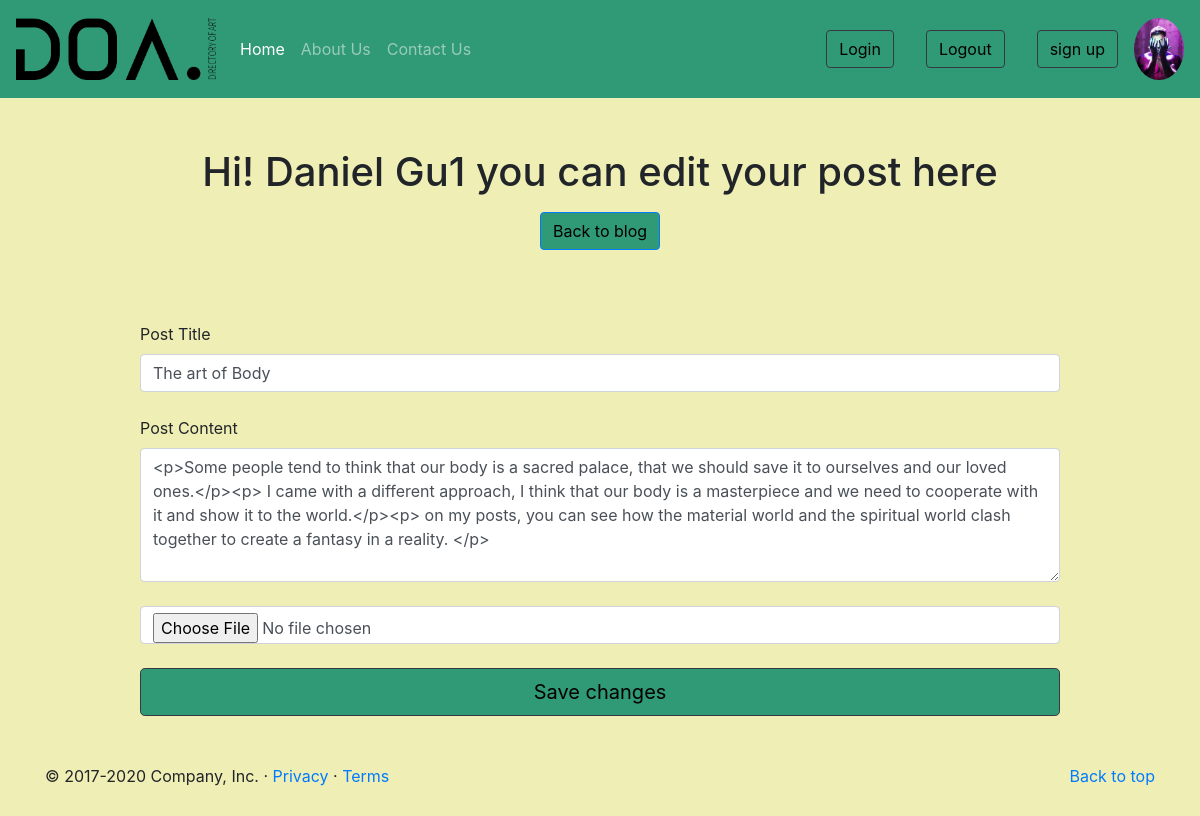
The app's page /edit_post.php?id=18 (signed in) with its own data.
### tables this page shows
CREATE TABLE `users` (
  `id` int(11) NOT NULL,
  `email` varchar(255) NOT NULL,
  `pwd` varchar(500) NOT NULL,
  `name` varchar(255) NOT NULL,
  `profilepic` varchar(500) NOT NULL,
  `role` int(11) NOT NULL
);

CREATE TABLE `posts` (
  `id` int(11) NOT NULL,
  `uid` int(11) NOT NULL,
  `title` varchar(500) NOT NULL,
  `content` text NOT NULL,
  `image` varchar(500) NOT NULL,
  `created_at` datetime NOT NULL DEFAULT current_timestamp()
);

### app/functions.php (called while the page is built, shortened)
<?php
if (!function_exists("user_verify")) {
    function user_verify()
    {
        $verify = false;
        if (isset($_SESSION['uid'])) {
            if (isset($_SESSION['user_ip']) && $_SESSION['user_ip'] == $_SERVER['REMOTE_ADDR']) {
                if (isset($_SESSION['user_agent']) && $_SESSION['user_agent'] == $_SERVER['HTTP_USER_AGENT']) {
                    $verify = true;
                }
            }
        }
        return $verify;
    }
}

### edit_post.php (the view, shortened to what this page needs)
<?php
include 'app/functions.php';
if (isset($_GET['id']) && is_numeric($_GET['id'])) {
    $link = dbConnect();
    $post_id = mysqli_real_escape_string($link, $_GET['id']);
    $uid = $_SESSION['uid'];
    $sql = "select * from posts where id ='$post_id' and uid = '$uid' ";
    $result = mysqli_query($link, $sql);
    if ($result && mysqli_num_rows($result) == 1) {
        $post = mysqli_fetch_all($result, MYSQLI_ASSOC);
        $post = $post[0];
    }
}
$csrf = csrf_token();
include 'template/header.php';
?>
<main role="main">
    <section class=" top text-center pt-70">
        <div class="container headline">
            <h1>Hi! <?= $_SESSION['uname']; ?> you can edit your post here</h1>
            <a href="blog.php" class="btn btn-primary my-2"> Back to blog</a>
        </div>
    </section>
    <div class="album py-5">
        <div class="container">
            <div class="row">
                <div class="col-1"></div>
                <div class="col-10">
                    <form class="form " action="" method="post" enctype="multipart/form-data">
                        <label for="title">Post Title</label>
                        <input name="title" type="text" class="form-control" value="<?= $post['title']; ?>"><br>
                        <label for="content">Post Content</label>
                        <textarea class="form-control " name="content" id="summernote" rows="5"><?= $post['content']; ?></textarea><br> <label for="image" class="sr-only">image</label>
                        <input name="image" type="file" class="form-control">
                        <input name="csrf" type="hidden" value="<?= $csrf; ?>"><br>
                        <input type="submit" class="btn btn-lg btn-outline-dark btn-block" name="submit" value="Save changes">
                    </form>
                </div>
            </div>
        </div>
    </div>
</main>
<?php
include 'template/footer.php';
?>

### template/header.php (shortened to what this page needs)
<?php
include_once 'app/functions.php';
if (user_verify()) {
  $link = dbConnect();
  $user = $_SESSION['uid'];
  $sql = "select *  FROM `users` where id = $user";
  $result = mysqli_query($link, $sql);
  if ($result && mysqli_num_rows($result) == 1) {
    $prfl = mysqli_fetch_all($result, MYSQLI_ASSOC);
    $prfl = $prfl[0];
  }
}
?>
<!doctype html>
<html lang="en">
<head>
  <link rel="stylesheet" href="https://stackpath.bootstrapcdn.com/bootstrap/4.5.0/css/bootstrap.min.css">
  <link href="css/carousel.css" rel="stylesheet" type="text/css" />
</head>
<body>
  <header>
    <nav class="navbar navbar-expand-md navbar-dark fixed-top ">
      <a class="logo navbar-brand" href="blog.php">
        <img class="navbar-brand" src="image/Asset.png" width="16%" height="16%" alt="">
      </a>
      <div class="collapse navbar-collapse " id="navbarCollapse">
        <ul class="navbar-nav mr-auto">
          <li class="nav-item active">
            <a class="nav-link" href="index.php">Home <span class="sr-only">(current)</span></a>
          </li>
          <li class="nav-item">
            <a class="nav-link" href="about_us.php">About Us</a>
          </li>
          <li class="nav-item">
            <a class="nav-link " href="contact_us.php">Contact Us</a>
          </li>
        </ul>
        <form class="form-inline mt-2 mt-md-0">
          <a class="nav-link btn-outline" href="sign_in.php">
            <input type="button" class="btn btn-outline-dark" value="Login">
          </a>
          <a class="nav-link btn-outline" href="logout.php">
            <input type="button" class="btn btn-outline-dark" value="Logout">
          </a>
          <a class="nav-link btn-outline" href="sign_up.php">
            <input type="button" class="btn btn-outline-dark" value="sign up">
          </a>
          <?php if (user_verify()) : ?>
            <a class="prfl" name="disp" href="edit_profile.php">
              <img class="navbar-brand prf" src="image/profileimg/<?= $prfl['profilepic'] ? $prfl['profilepic'] : 'defaultImage.jpg' ?>">
            </a>
          <?php endif; ?>
        </form>
      </div>
    </nav>
  </header>
  <main role=" main">

### css/carousel.css (style rules this page uses)
body { padding-top: 3rem; padding-bottom: 3rem; background-color: #efeeb4; height: 100%; }
nav { background-color: #309975; }
.navbar-brand { width: 200px; }
.nav-link { color: black; }
.btn { background-color: #309975; color: black; }
@media (min-width: 40em) { .headline { font-size: 16px; } }

### template/header.php (style rules this page uses)
body, .headline, .container { background-color: #efeeb4; }
.prfl { border-radius: 100%; width: 50px; }
.prf { border-radius: 100%; width: 100% !important; height: 100% !important; }
.top { padding: 100px; padding-bottom: 0; }

### records on screen
users: profilepic (picture)
posts: title "The art of Body", content "<p>Some people tend to think that our body is a sacred palace, that we should save it to ourselves and our loved ones.</p><p> I came with a different approach, I think that our body is a masterpiece and we need to cooperate with it and show it to the world.</p><p> on my posts, you can see how the material world and the spiritual world clash together to create a fantasy in a reality. </p>"

### other values on screen
$_SESSION['uname'] "Daniel Gu1"
